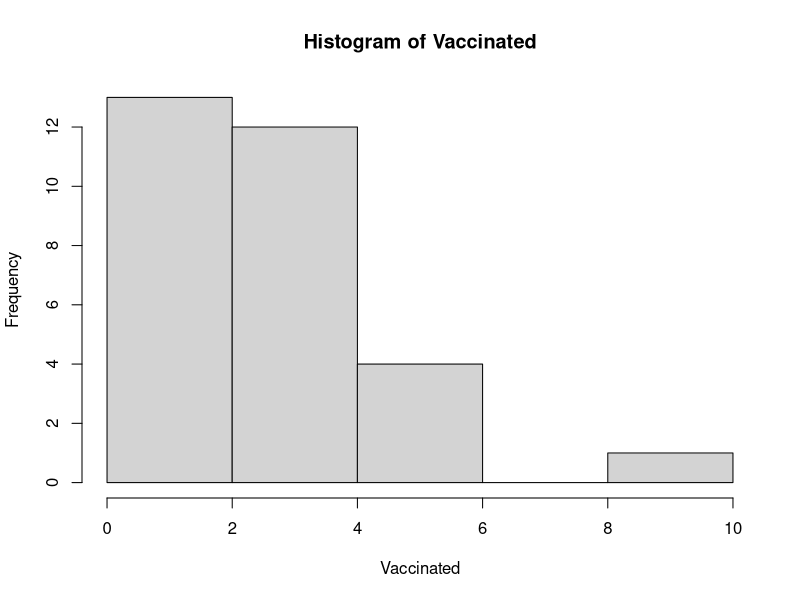
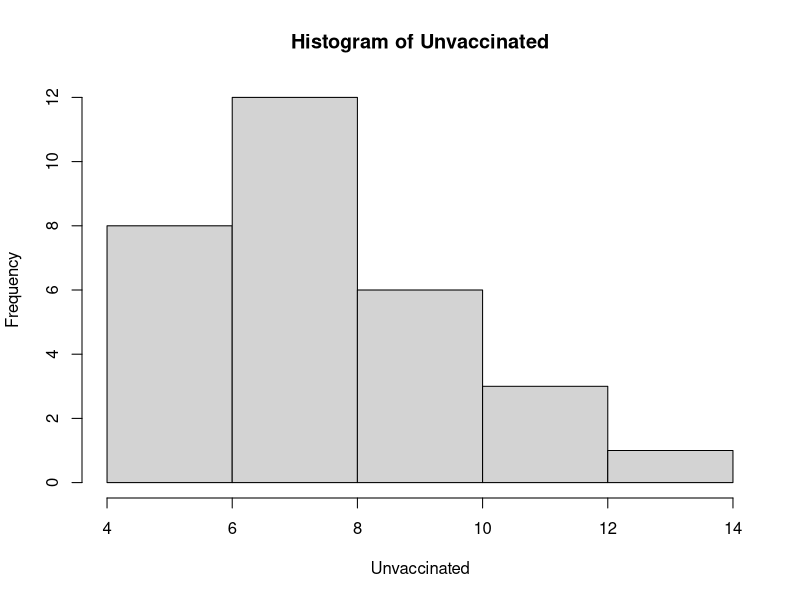

Write R code to recreate these figures, in order. (Note: this script raises an error after producing the figures.)
rbinom(n = 1, size = 10, prob = 0.5) # simulating 10 coin flips (once)
rbinom(n = 8, size = 10, prob = 0.5) # simulating 10 coin flips (8 times)

# sample size of 20. 15% prbability for vaccinated, 40% for unvaccinated 
Vaccinated <- rbinom(n = 30, size = 20, prob = 0.15) # vaccinated people have 15% chance of getting flu

Unvaccinated <- rbinom(n = 30, size = 20, prob = 0.40) # unvaccinated people have 40% chance of getting flu

#compare histograms for both functions
hist(Vaccinated)
hist(Unvaccinated)
# there is a more normal frecuency distribution for vaccinated but for unvaccinated there is a down wad  trend

# population size = 500
# allele a is 55%
# allele b is 45%
size <- 500
AlleleA <- rbinom(n = 1 , size = 500, prob = 0.55)# probability of offspring have allele A
#going forward one generation in time
frequency <- AlleleA/size #updates

for (i in (1:1000)) {
  .55 <- probability 
  AlleleA <- rbinom(n = 1 , size = 500, prob = .55)
  
}


#Sampling Part B
sample(x= 1:4, size= 4, replace= FALSE, prob = NULL)

Blair <- 
Frankie <- 
Kim <- 
Morgan <- 


# 13 rolls of a fair 6 sided die
Thirteen <- sample(x=1:13, size=13,replace= FALSE,prob= NULL)
#histogram of function
hist(Thirteen)